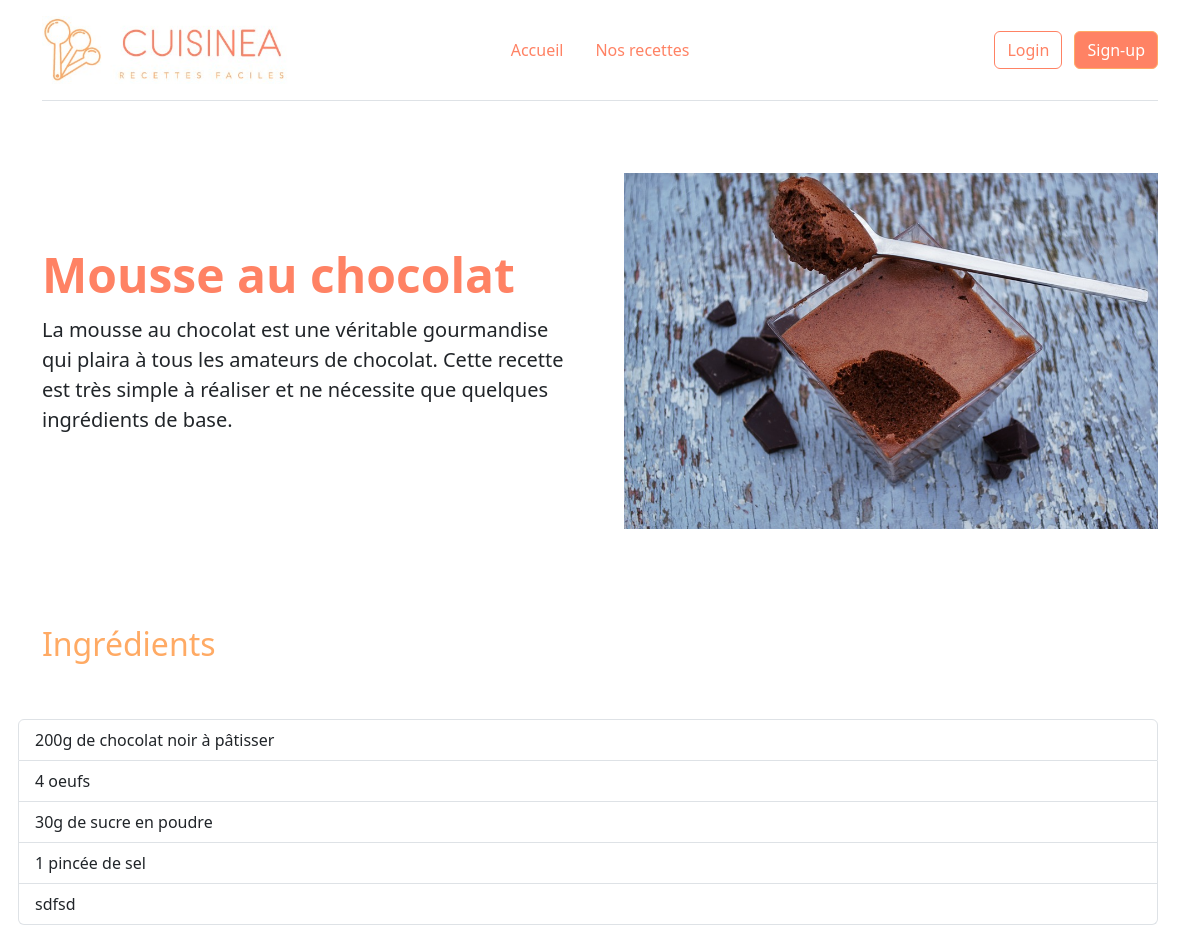
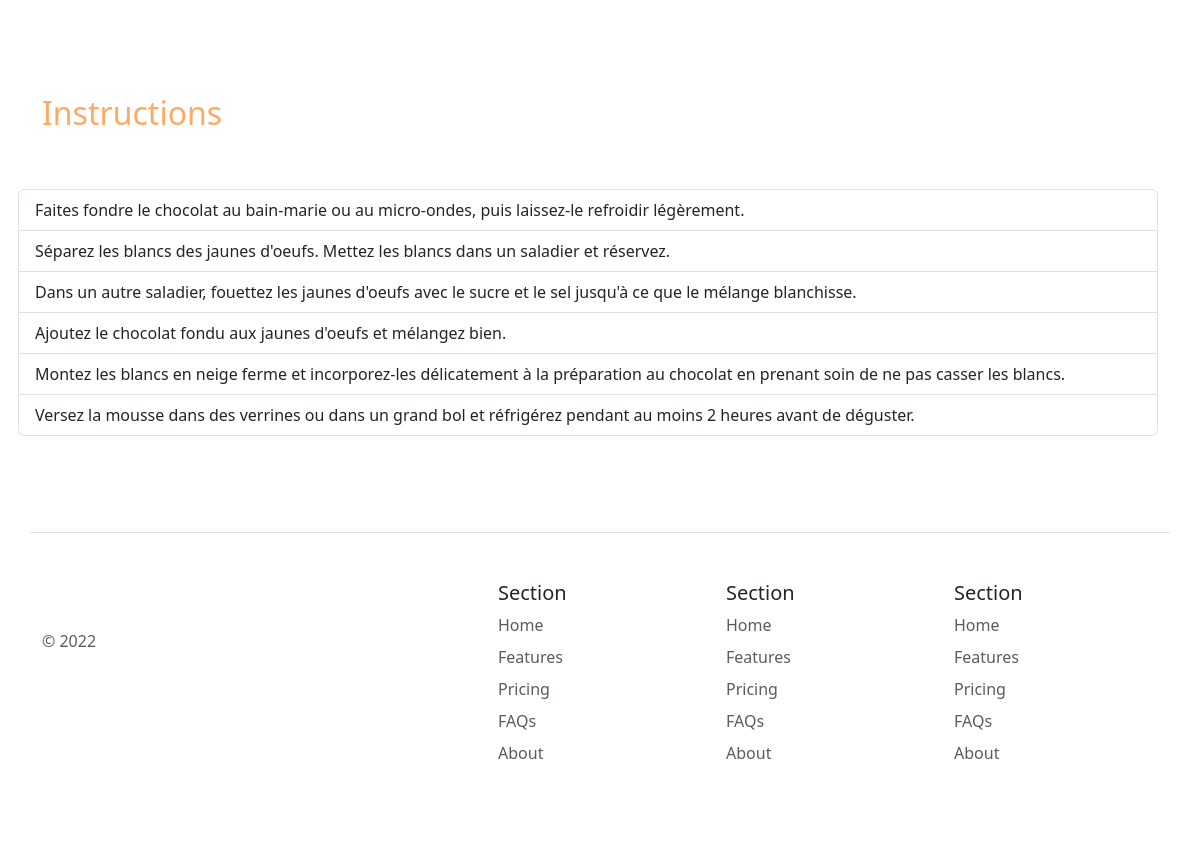
/recette.php?id=54, run on the app's committed database (2 pictures, top to bottom).
### tables this page shows
CREATE TABLE IF NOT EXISTS `recipes` (
  `id` int(11) NOT NULL AUTO_INCREMENT,
  `category_id` int(11) NOT NULL,
  `title` varchar(255) NOT NULL,
  `description` text NOT NULL,
  `ingredients` text NOT NULL,
  `instructions` text NOT NULL,
  `image` varchar(255) DEFAULT NULL,
  PRIMARY KEY (`id`),
  KEY `category_id` (`category_id`)
);

### lib/config.php (called while the page is built, shortened)
<?php
  $mainMenu = [
    'index.php' => 'Accueil',
    'recettes.php' => 'Nos recettes'
  ];

### lib/recipe.php (called while the page is built)
<?php
function getRecipeById(PDO $pdo, int $id) {
    $query = $pdo->prepare("SELECT * FROM recipes WHERE id = :id");
    $query->bindParam(':id', $id, PDO::PARAM_INT);
    $query->execute();
    return $query->fetch();
}
function getRecipeImage(string|null $image) {
    if ($image === null) {
        return _ASSETS_IMG_PATH_.'recipe_default.jpg';
    } else {
        return _RECIPES_IMG_PATH_.$image;
    }
}

### lib/tools.php (called while the page is built)
<?php
function linesToArray(string $string) {
    return explode(PHP_EOL, $string);
}

### recette.php (the view)
<?php
require_once('templates/header.php');
require_once('lib/tools.php');
require_once('lib/recipe.php');
$id = (int)$_GET['id'];
$recipe = getRecipeById($pdo, $id);
if ($recipe) {
    $ingredients = linesToArray($recipe['ingredients']);
    $instructions = linesToArray($recipe['instructions']);
?>
<div class="row flex-lg-row-reverse align-items-center g-5 py-5">
    <div class="col-10 col-sm-8 col-lg-6">
        <img src="<?=getRecipeImage($recipe['image']); ?>" class="d-block mx-lg-auto img-fluid" alt="<?=$recipe['title']; ?>" width="700" height="500" loading="lazy">
    </div>
    <div class="col-lg-6">
        <h1 class="display-5 fw-bold lh-1 mb-3"><?=$recipe['title']; ?></h1>
        <p class="lead"><?=$recipe['description']; ?></p>
    </div>
</div>
<div class="row flex-lg-row-reverse align-items-center g-5 py-5">
    <h2>Ingrédients</h2>
    <ul class="list-group">
        <?php foreach ($ingredients as $key => $ingredient) { ?>
            <li class="list-group-item"><?=$ingredient; ?></li>
        <?php } ?>
    </ul>
</div>
<div class="row flex-lg-row-reverse align-items-center g-5 py-5">
    <h2>Instructions</h2>
    <ol class="list-group">
        <?php foreach ($instructions as $key => $instruction) { ?>
            <li class="list-group-item"><?=$instruction; ?></li>
        <?php } ?>
    </ol>
</div>
<?php } else { ?>
    <div class="row text-center">
        <h1>Recette introuvable</h1>
    </div>
<?php } ?>
<?php
require_once('templates/footer.php');
?>

### templates/header.php (shortened to what this page needs)
<?php
  require_once('lib/config.php');
  $currentPage = basename($_SERVER['SCRIPT_NAME']);
?>
<!DOCTYPE html>
<html lang="fr">
<head>
  <link href="https://cdn.jsdelivr.net/npm/bootstrap@5.3.0-alpha1/dist/css/bootstrap.min.css" rel="stylesheet">
  <link rel="stylesheet" href="assets/css/override-bootstrap.css">
  <link rel="stylesheet" href="assets/css/style.css">
</head>
<body>
  <div class="container">
    <header class="d-flex flex-wrap align-items-center justify-content-center justify-content-md-between py-3 mb-4 border-bottom">
      <a href="index.php" class="d-flex align-items-center col-md-3 mb-2 mb-md-0 text-dark text-decoration-none">
        <img src="assets/images/logo-cuisinea-horizontal.jpg" alt="Logo Cuisinea" width="250">
      </a>
      <ul class="nav col-12 col-md-auto mb-2 justify-content-center mb-md-0 nav nav-pills">
        <?php foreach ($mainMenu as $key => $value) { ?>
          <li class="nav-item"><a href="<?=$key; ?>" class="nav-link <?php if ($currentPage === $key) { echo 'active'; } ?>"><?=$value ;?></a></li>
        <?php } ?>
      </ul>
      <div class="col-md-3 text-end">
        <button type="button" class="btn btn-outline-primary me-2">Login</button>
        <button type="button" class="btn btn-primary">Sign-up</button>
      </div>
    </header>

### templates/footer.php
    <footer class="row row-cols-1 row-cols-sm-2 row-cols-md-5 py-5 my-5 border-top">
      <div class="col mb-3">
        <a href="/" class="d-flex align-items-center mb-3 link-dark text-decoration-none">
          <svg class="bi me-2" width="40" height="32">
            <use xlink:href="#bootstrap"></use>
          </svg>
        </a>
        <p class="text-muted">© 2022</p>
      </div>
      <div class="col mb-3">
      </div>
      <div class="col mb-3">
        <h5>Section</h5>
        <ul class="nav flex-column">
          <li class="nav-item mb-2"><a href="#" class="nav-link p-0 text-muted">Home</a></li>
          <li class="nav-item mb-2"><a href="#" class="nav-link p-0 text-muted">Features</a></li>
          <li class="nav-item mb-2"><a href="#" class="nav-link p-0 text-muted">Pricing</a></li>
          <li class="nav-item mb-2"><a href="#" class="nav-link p-0 text-muted">FAQs</a></li>
          <li class="nav-item mb-2"><a href="#" class="nav-link p-0 text-muted">About</a></li>
        </ul>
      </div>
      <div class="col mb-3">
        <h5>Section</h5>
        <ul class="nav flex-column">
          <li class="nav-item mb-2"><a href="#" class="nav-link p-0 text-muted">Home</a></li>
          <li class="nav-item mb-2"><a href="#" class="nav-link p-0 text-muted">Features</a></li>
          <li class="nav-item mb-2"><a href="#" class="nav-link p-0 text-muted">Pricing</a></li>
          <li class="nav-item mb-2"><a href="#" class="nav-link p-0 text-muted">FAQs</a></li>
          <li class="nav-item mb-2"><a href="#" class="nav-link p-0 text-muted">About</a></li>
        </ul>
      </div>
      <div class="col mb-3">
        <h5>Section</h5>
        <ul class="nav flex-column">
          <li class="nav-item mb-2"><a href="#" class="nav-link p-0 text-muted">Home</a></li>
          <li class="nav-item mb-2"><a href="#" class="nav-link p-0 text-muted">Features</a></li>
          <li class="nav-item mb-2"><a href="#" class="nav-link p-0 text-muted">Pricing</a></li>
          <li class="nav-item mb-2"><a href="#" class="nav-link p-0 text-muted">FAQs</a></li>
          <li class="nav-item mb-2"><a href="#" class="nav-link p-0 text-muted">About</a></li>
        </ul>
      </div>
    </footer>
  </div>
</body>
</html>

### data on the page
recipes: image (picture), title "Mousse au chocolat", description "La mousse au chocolat est une véritable gourmandise qui plaira à tous les amateurs de chocolat. Cette recette est très simple à réaliser et ne nécessite que quelques ingrédients de base.", ingredients "200g de chocolat noir à pâtisser", ingredients "4 oeufs", ingredients "30g de sucre en poudre", ingredients "1 pincée de sel", ingredients "sdfsd", instructions "Faites fondre le chocolat au bain-marie ou au micro-ondes, puis laissez-le refroidir légèrement.", instructions "Séparez les blancs des jaunes d'oeufs. Mettez les blancs dans un saladier et réservez.", instructions "Dans un autre saladier, fouettez les jaunes d'oeufs avec le sucre et le sel jusqu'à ce que le mélange blanchisse.", instructions "Ajoutez le chocolat fondu aux jaunes d'oeufs et mélangez bien.", instructions "Montez les blancs en neige ferme et incorporez-les délicatement à la préparation au chocolat en prenant soin de ne pas casser les blancs.", instructions "Versez la mousse dans des verrines ou dans un grand bol et réfrigérez pendant au moins 2 heures avant de déguster."

### other printed values
$value "Accueil"
$value "Nos recettes"
